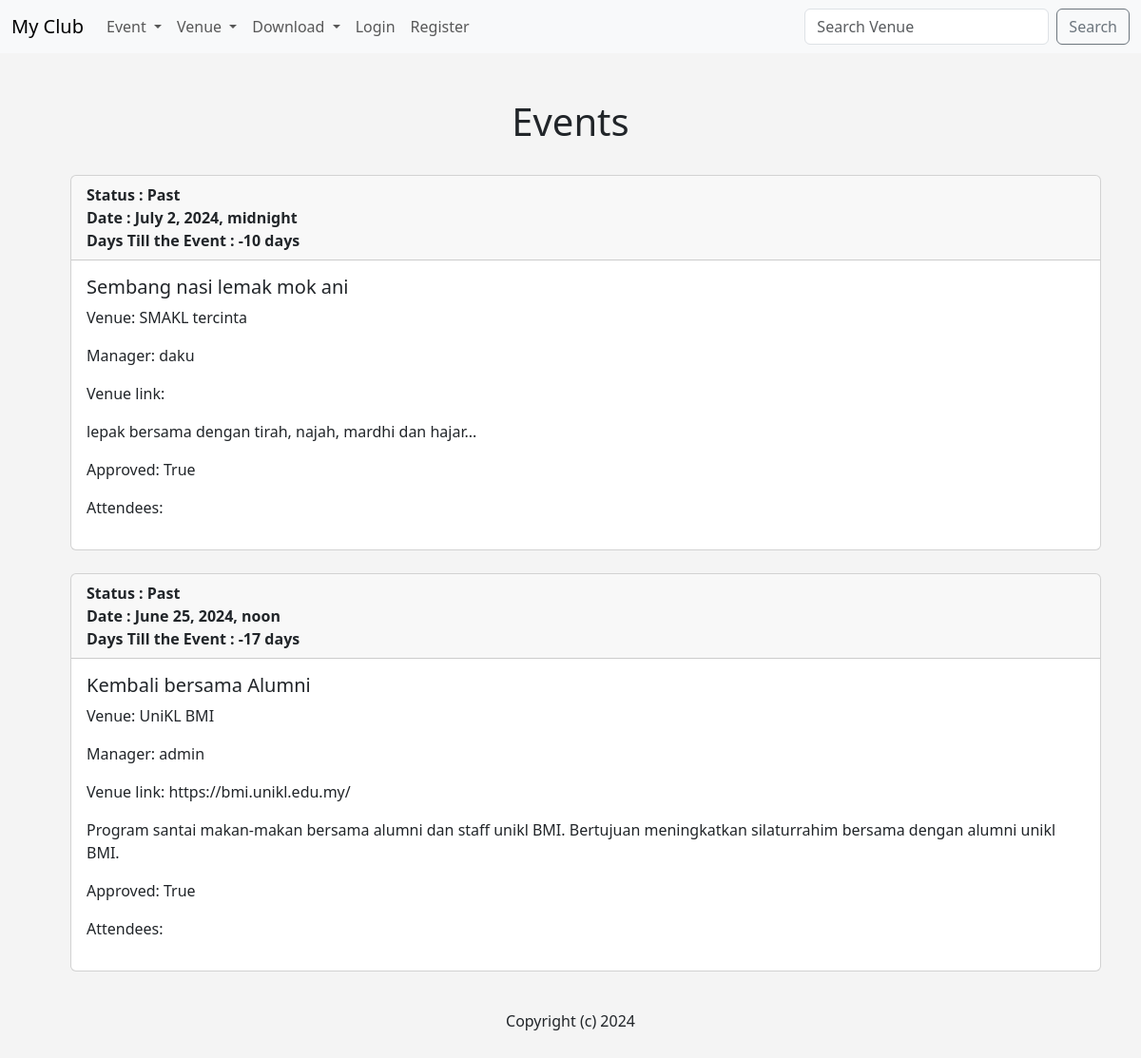
Screenshot of /all_events with the database file from the repository.
### events/models.py (models this page shows)
class Event(models.Model):
    name = models.CharField('Event Name', max_length=120)
    event_date = models.DateTimeField('Event Date')
    venue = models.ForeignKey(Venue, blank=True, null=True, on_delete=models.CASCADE)
    manager = models.ForeignKey(User, blank=True, null=True, on_delete=models.SET_NULL)
    description = models.TextField(blank=True)
    attendies = models.ManyToManyField(MyClubUser, blank=True)
    approved = models.BooleanField('Approved', default=False)
    def __str__(self):
        return self.name
    @property
    def Days_till(self):
        today = date.today()
        days_till = self.event_date.date() - today
        days_till_stripped = str(days_till).split(",", 1)[0]
        return days_till_stripped
    @property
    def Is_Past(self):
        today = date.today()
        if self.event_date.date() < today:
            thing = "Past"
        elif self.event_date.date() == today:
            thing = "Ongoing"
        else:
            thing = "Future"
        return thing

class Venue(models.Model):
    name = models.CharField('Venue Name', max_length=120)
    address = models.CharField(max_length=300)
    zip_code = models.CharField('Zip Code', max_length=15)
    phone = models.CharField('Contact Phone', max_length=25, blank=True)
    web = models.URLField('Website Address', blank=True )
    email_address = models.EmailField('Email Address', blank=True)
    owner = models.IntegerField('Venue Owner',  blank=True, default= 1)
    venue_image = models.ImageField(null=True, blank=True, upload_to="images/")
    def __str__(self):
        return self.name

### events/views.py (the view)
# urls.py: path('all_events', views.all_events, name="all_events"),
def all_events(request):
    event_list = Event.objects.all().order_by('-event_date')
    return render(request, 'events/event_list.html', {
        "event_list" : event_list,
    })

### events/templates/events/event_list.html (shortened to what this page needs)
{% extends 'events/base.html' %}
{% block content %}
<center>
  <h1>Events</h1>
</center>
<br>
<ul>
    {% for event in event_list %}
    {% if event.approved %}
    <div class="card">
        <div class="card-header">
        <strong>Status : {{ event.Is_Past }}</strong> <br>
        <strong>Date : {{ event.event_date }}</strong> <br>
        <strong>Days Till the Event : {{ event.Days_till }}</strong>
        </div>
        <div class="card-body">
          <h5 class="card-title">{{ event }}</h5>
          <p class="card-text">Venue: {{ event.venue }}</p>
          <p class="card-text">Manager: {{ event.manager }}</p>
          <p class="card-text">Venue link: {{ event.venue.web }}</p>
          <p class="card-text">{{ event.description }}</p>
          <p class="card-text">Approved: {{ event.approved }}</p>
          <p class="card-text">Attendees:
            <br>
            </p>
        </div>
      </div>
      <br>
      {% endif %}
    {% endfor %}
</ul>
{% endblock%}

### events/templates/events/base.html (shortened to what this page needs)
<!doctype html>
<html lang="en">
  <head>
    <link href="https://cdn.jsdelivr.net/npm/bootstrap@5.3.3/dist/css/bootstrap.min.css" rel="stylesheet">
  </head>
  <body>
    {% include 'events/navbar.html' %}
    <br><br>
    <div class="container">
      {% block content %}
      {% endblock%}
      <center>
        Copyright (c) 2024 {{ current_year }}
      </center>
    </div>
    <br><br>
  </body>
</html>

### events/templates/events/navbar.html (shortened to what this page needs)
<nav class="navbar navbar-expand-lg bg-body-tertiary bg-dark text-white">
    <div class="container-fluid">
      <a class="navbar-brand" href="{% url 'home' %}">My Club</a>
      <div class="collapse navbar-collapse" id="navbarSupportedContent">
        <ul class="navbar-nav me-auto mb-2 mb-lg-0">
          <a class="nav-link dropdown-toggle" href="#" role="button" data-bs-toggle="dropdown" aria-expanded="false">
            Event
          </a>
          <li class="nav-item dropdown">
            <a class="nav-link dropdown-toggle" href="#" role="button" data-bs-toggle="dropdown" aria-expanded="false">
              Venue
            </a>
          </li>
          <li class="nav-item dropdown">
            <a class="nav-link dropdown-toggle" href="#" role="button" data-bs-toggle="dropdown" aria-expanded="false">
              Download
            </a>
          </li>
          {% if user.is_authenticated %}
            {% if user.is_authenticated == user.is_superuser %}
              <li class="nav-item">
                <a class="nav-link" href="{% url 'admin_approval' %}">Admin</a>
              </li>
            {% endif %}
          <li class="nav-item">
            <a class="nav-link" href="{% url 'logout' %}">Logout</a>
          </li>
          {% else %}
          <li class="nav-item">
            <a class="nav-link" href="{% url 'login' %}">Login</a>
          </li>
          <li class="nav-item">
            <a class="nav-link" href="{% url 'register' %}">Register</a>
          </li>
          {% endif %}
        </ul>
        <form class="d-flex" role="search" method="POST" action="{% url 'search_venue' %}">
          <input class="form-control me-2" type="search" placeholder="Search Venue" aria-label="Search" name="searched">
          <button class="btn btn-outline-secondary" type="submit">Search</button>
        </form>
      </div>
    </div>
</nav>

### events/templates/events/base.html (style rules this page uses)
body { background: #f4f4f4; }

### rows the page displays
Event: Is_Past "Past", event_date "July 2, 2024, midnight", Days_till "-10 days", name "Sembang nasi lemak mok ani", venue "SMAKL tercinta", manager "daku", description "lepak bersama dengan tirah, najah, mardhi dan hajar...", approved "True"
Event: Is_Past "Past", event_date "June 25, 2024, noon", Days_till "-17 days", name "Kembali bersama Alumni", venue "UniKL BMI", manager "admin", venue.web "https://bmi.unikl.edu.my/", description "Program santai makan-makan bersama alumni dan staff unikl BMI. Bertujuan meningkatkan silaturrahim bersama dengan alumni unikl BMI.", approved "True"
